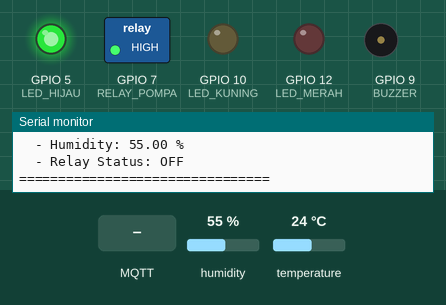
This sketch was run on a simulated ESP32-S2. Parts: switched loads named in the sketch (green lamp = pin HIGH), output pins drawn as LEDs (lit = HIGH), buzzer (waves = sounding, pin HIGH), the last lines printed to the serial monitor. Inputs (shaded band) come from the test bench; at power-on: temperature 24 °C, humidity 55 %. WiFi joins after 1.5 s; servers stay silent unless stated; no MQTT or app messages arrive unless stated.

Above: at 2.7 s.
2.8 s: temperature set to 29.5 °C
7.2 s: temperature set to 30.7 °C
At 10.6 s:
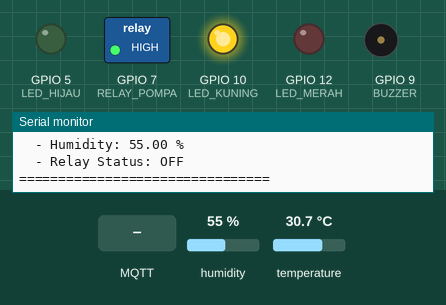
11.5 s: MQTT message "ON" arrives on the first subscribed topic
At 12.0 s:
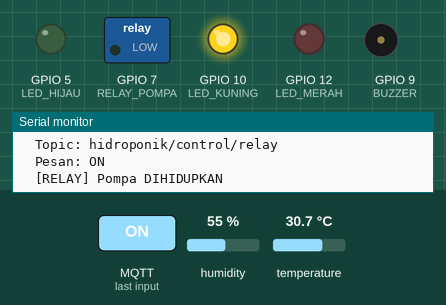
13.0 s: temperature set to 34.6 °C
15.2 s: temperature set to 35.5 °C
At 19.2 s:
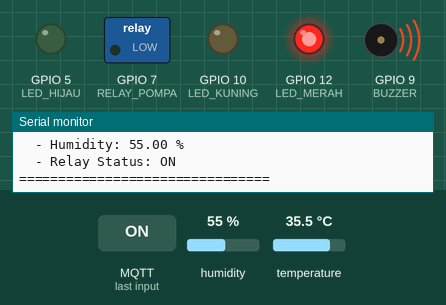
19.5 s: MQTT message "OFF" arrives on the first subscribed topic
At 20.4 s:
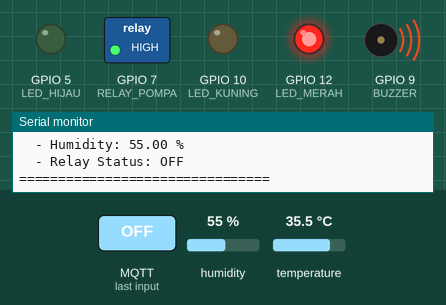
Timing chart, 0 to 22.0 s (numbered marks = the images above; inputs shaded):
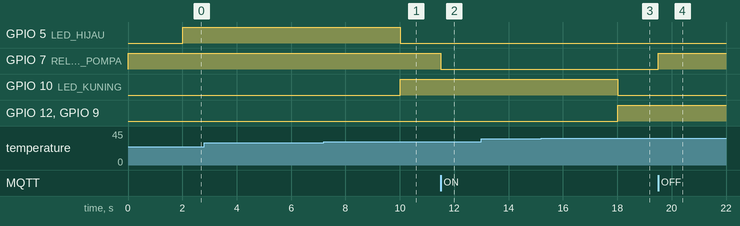

The sketch:

Esp32Hidroponik-Wokwi.ino
```cpp
#include <WiFi.h>
#include <PubSubClient.h>
#include <DHT.h>

// ========== KONFIGURASI WIFI ==========
const char* ssid = "Wokwi-GUEST"; // WiFi ID
const char* password = ""; // WiFi Password
// atau gunakan Wokwi-GUEST dengan password kosong

// ========== KONFIGURASI MQTT BROKER ==========
const char* mqtt_server = "broker.hivemq.com";  // Broker public untuk testing
const int mqtt_port = 1883;
const char* client_id = "fa95308c-0d0c-45ec-b7c3-8c835999cb0e";  // ID unik untuk ESP32 Anda

// ========== MQTT TOPICS ==========
const char* topic_suhu = "hidroponik/sensor/suhu";
const char* topic_humidity = "hidroponik/sensor/humidity";
const char* topic_status = "hidroponik/status/led";
const char* topic_relay_control = "hidroponik/control/relay";
const char* topic_relay_status = "hidroponik/status/relay";

// ========== PIN CONFIGURATION ==========
#define DHTPIN 8
#define DHTTYPE DHT22
#define LED_MERAH 12
#define LED_KUNING 10
#define LED_HIJAU 5
#define BUZZER 9
#define RELAY_POMPA 7

// ========== INISIALISASI ==========
DHT dht(DHTPIN, DHTTYPE);
WiFiClient espClient;
PubSubClient client(espClient);

// Variable global
unsigned long lastMsg = 0;
bool relayStatus = false;

void setup() {
  Serial.begin(115200);
  Serial.println("\n=== SISTEM HIDROPONIK IoT ===");

  // Setup pin mode
  pinMode(LED_MERAH, OUTPUT);
  pinMode(LED_KUNING, OUTPUT);
  pinMode(LED_HIJAU, OUTPUT);
  pinMode(RELAY_POMPA, OUTPUT);
  pinMode(BUZZER, OUTPUT);

  // Matikan semua output
  digitalWrite(LED_MERAH, LOW);
  digitalWrite(LED_KUNING, LOW);
  digitalWrite(LED_HIJAU, LOW);
  digitalWrite(RELAY_POMPA, HIGH);
  digitalWrite(BUZZER, LOW);

  // Inisialisasi sensor
  dht.begin();

  // Koneksi WiFi
  setup_wifi();

  // Setup MQTT
  client.setServer(mqtt_server, mqtt_port);
  client.setCallback(callback);
}

void setup_wifi() {
  delay(10);
  Serial.println("\n[WiFi] Menghubungkan ke: " + String(ssid));

  WiFi.mode(WIFI_STA);
  WiFi.begin(ssid, password);

  int attempt = 0;
  while (WiFi.status() != WL_CONNECTED && attempt < 20) {
    delay(500);
    Serial.print(".");
    attempt++;
  }

  if (WiFi.status() == WL_CONNECTED) {
    Serial.println("\n[WiFi] Terhubung!");
    Serial.println("[WiFi] IP Address: " + WiFi.localIP().toString());
  } else {
    Serial.println("\n[WiFi] Gagal terhubung!");
  }
}

void callback(char* topic, byte* payload, unsigned int length) {
  // Convert payload to string
  String message = "";
  for (int i = 0; i < length; i++) {
    message += (char)payload[i];
  }

  Serial.println("\n[MQTT] Pesan diterima:");
  Serial.println("  Topic: " + String(topic));
  Serial.println("  Pesan: " + message);

  // Kontrol relay/pompa
  if (String(topic) == topic_relay_control) {
    if (message == "ON" || message == "1" || message == "on") {
      digitalWrite(RELAY_POMPA, LOW);
      relayStatus = true;
      client.publish(topic_relay_status, "ON");
      Serial.println("  [RELAY] Pompa DIHIDUPKAN");
    }
    else if (message == "OFF" || message == "0" || message == "off") {
      digitalWrite(RELAY_POMPA, HIGH);
      relayStatus = false;
      client.publish(topic_relay_status, "OFF");
      Serial.println("  [RELAY] Pompa DIMATIKAN");
    }
  }
}

void reconnect() {
  while (!client.connected()) {
    Serial.print("\n[MQTT] Connecting to broker...");

    if (client.connect(client_id)) {
      Serial.println(" Terhubung!");

      // Subscribe ke topic kontrol relay
      client.subscribe(topic_relay_control);
      Serial.println("[MQTT] Subscribe ke: " + String(topic_relay_control));

      // Publish status online dan status relay saat pertama connect
      client.publish(topic_status, "ESP32 Online");
      client.publish(topic_relay_status, relayStatus ? "ON" : "OFF");

    } else {
      Serial.print(" Gagal, rc=");
      Serial.print(client.state());
      Serial.println(" Retry dalam 5 detik...");
      delay(5000);
    }
  }
}

void kontrolLEDBerdasarkanSuhu(float suhu) {
  String status = "";

  // Matikan semua LED dan buzzer
  digitalWrite(LED_MERAH, LOW);
  digitalWrite(LED_KUNING, LOW);
  digitalWrite(LED_HIJAU, LOW);
  digitalWrite(BUZZER, LOW);

  // Logika kontrol
  if (suhu > 35) {
    digitalWrite(LED_MERAH, HIGH);
    digitalWrite(BUZZER, HIGH);
    status = "BAHAYA - Suhu Tinggi";
    Serial.println("  [ALERT] LED Merah & Buzzer ON");
  }
  else if (suhu >= 30 && suhu <= 35) {
    digitalWrite(LED_KUNING, HIGH);
    status = "HATI-HATI - Suhu Sedang";
    Serial.println("  [INFO] LED Kuning ON");
  }
  else {
    digitalWrite(LED_HIJAU, HIGH);
    status = "NORMAL - Suhu Aman";
    Serial.println("  [OK] LED Hijau ON");
  }

  // Publish status LED ke MQTT
  client.publish(topic_status, status.c_str());
}

void loop() {
  // Cek koneksi MQTT
  if (!client.connected()) {
    reconnect();
  }
  client.loop();

  // Kirim data setiap 2 detik
  unsigned long now = millis();
  if (now - lastMsg > 2000) {
    lastMsg = now;

    // Baca sensor DHT11
    float humidity = dht.readHumidity();
    float temperature = dht.readTemperature();

    // Validasi pembacaan sensor
    if (isnan(humidity) || isnan(temperature)) {
      Serial.println("\n[ERROR] Gagal membaca sensor DHT11!");
      return;
    }

    // Tampilkan di Serial Monitor
    Serial.println("\n========== DATA SENSOR ==========");
    Serial.printf("Suhu       : %.2f °C\n", temperature);
    Serial.printf("Kelembapan : %.2f %%\n", humidity);
    Serial.println("Status Pompa: " + String(relayStatus ? "ON" : "OFF"));

    // Kontrol LED berdasarkan suhu
    kontrolLEDBerdasarkanSuhu(temperature);

    // Publish data ke MQTT
    char tempStr[8];
    char humStr[8];

    dtostrf(temperature, 1, 2, tempStr);
    dtostrf(humidity, 1, 2, humStr);

    client.publish(topic_suhu, tempStr);
    client.publish(topic_humidity, humStr);

    // PUBLISH STATUS RELAY SECARA BERKALA
    client.publish(topic_relay_status, relayStatus ? "ON" : "OFF");

    Serial.println("\n[MQTT] Data berhasil dikirim!");
    Serial.println("  - Suhu: " + String(tempStr) + " °C");
    Serial.println("  - Humidity: " + String(humStr) + " %");
    Serial.println("  - Relay Status: " + String(relayStatus ? "ON" : "OFF"));
    Serial.println("================================\n");
  }
}
```

Measured:
- the behaviour switches between 29.9 and 30 °C on temperature (found by bisection; images 0 and 1)
- the behaviour switches between 35 and 35.1 °C on temperature (found by bisection; images 2 and 3)
- after the input at 7.2 s, GPIO 5 (LED_HIJAU): HIGH → LOW after 2.8 s; GPIO 10 (LED_KUNING): LOW → HIGH after 2.8 s
- after the input at 11.5 s, GPIO 7 (RELAY_POMPA): HIGH → LOW at once
- after the input at 15.2 s, GPIO 10 (LED_KUNING): HIGH → LOW after 2.8 s; GPIO 12 (LED_MERAH), GPIO 9 (BUZZER): LOW → HIGH after 2.8 s
- after the input at 19.5 s, GPIO 7 (RELAY_POMPA): LOW → HIGH at once
